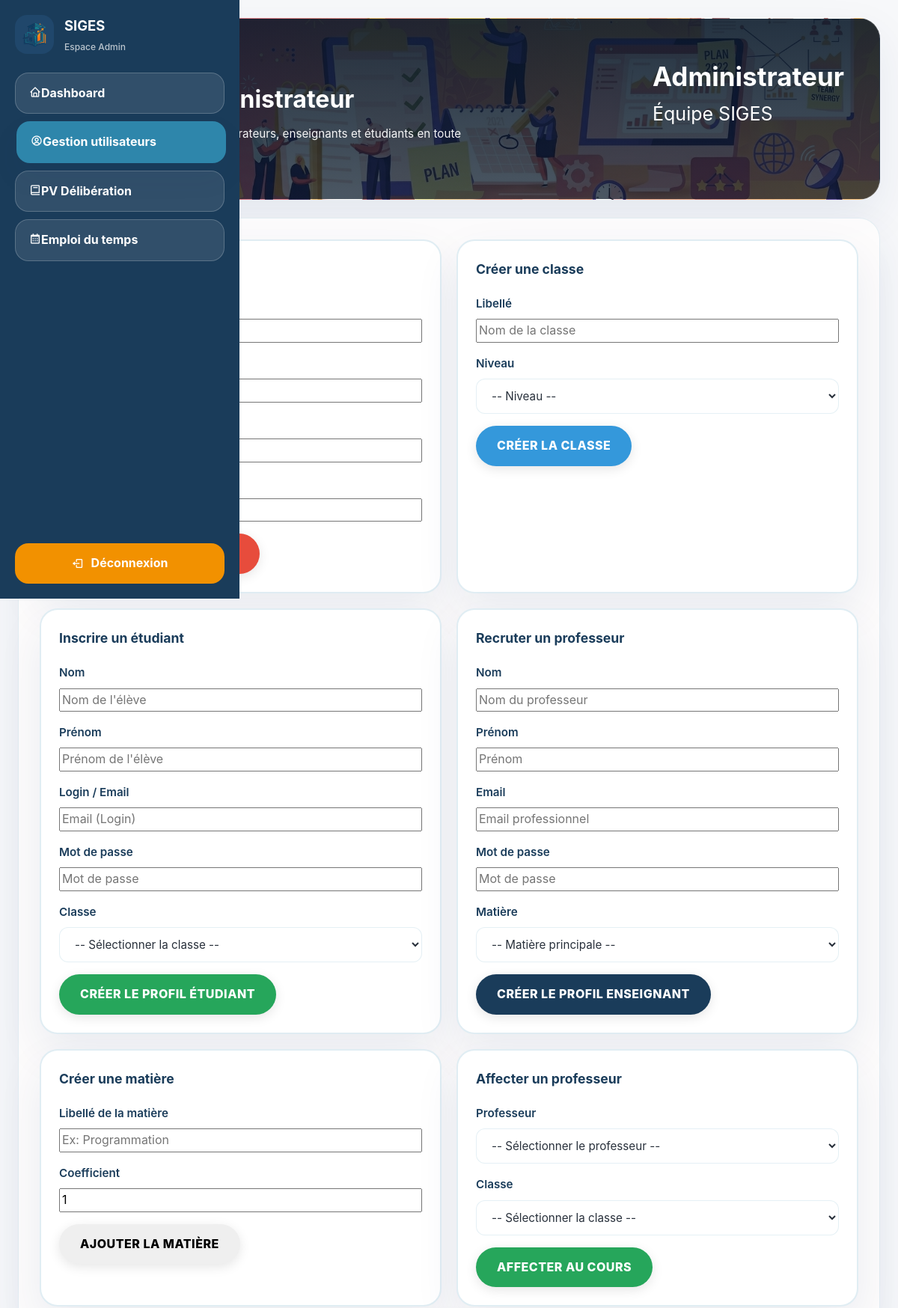
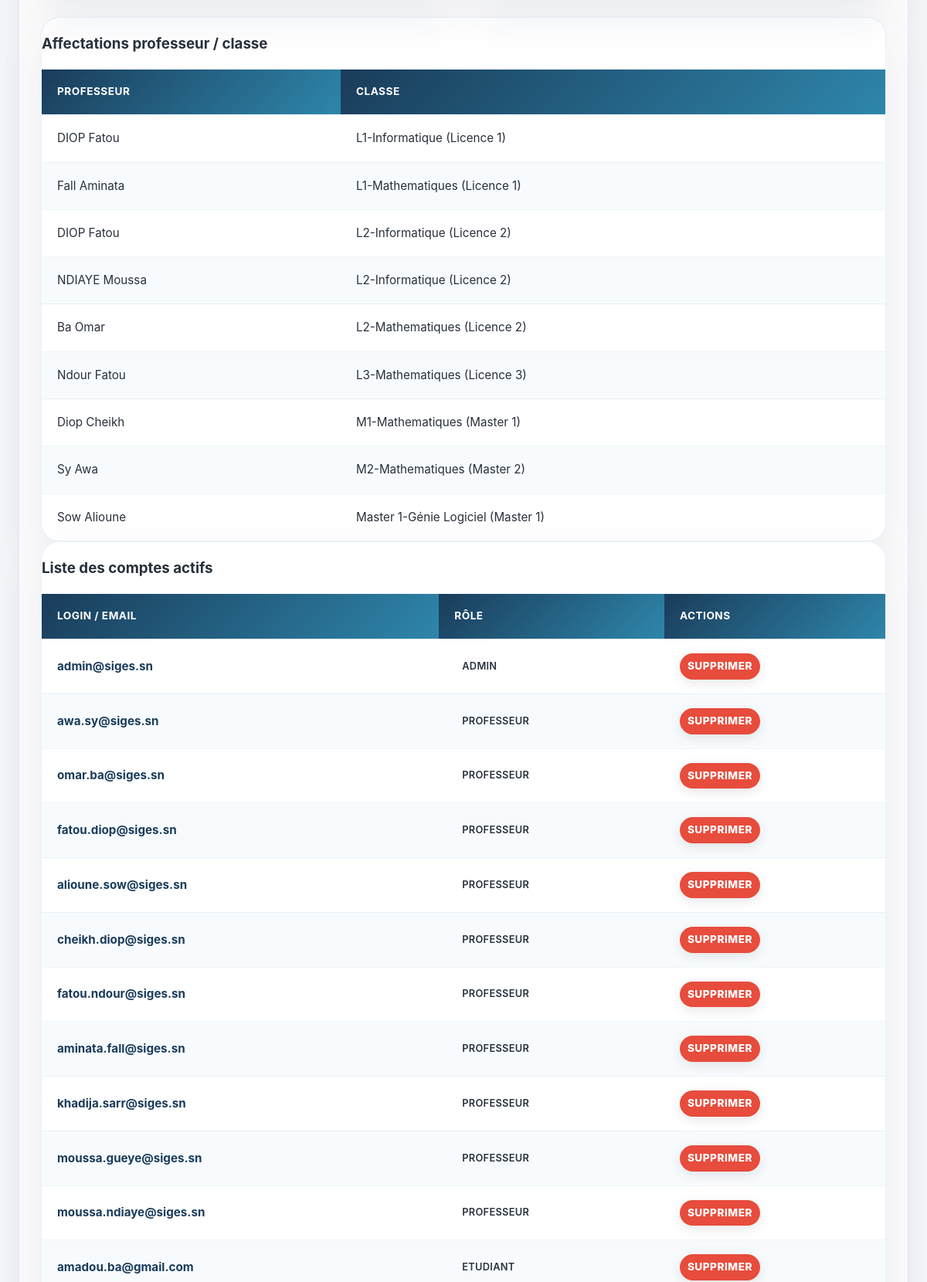
Page /views/admin/users.php (signed in, upper part) on the committed database (2 pictures, top to bottom).
### tables this page shows
CREATE TABLE `professeur` (
  `Id_Professeur` int(11) NOT NULL,
  `nom` varchar(100) NOT NULL,
  `prenom` varchar(100) NOT NULL,
  `Id_Matiere` int(11) DEFAULT NULL,
  `login` varchar(50) DEFAULT NULL
);

CREATE TABLE `classe` (
  `Id_Classe` int(11) NOT NULL,
  `libelle` varchar(50) NOT NULL,
  `niveau` varchar(50) NOT NULL
);

CREATE TABLE `utilisateur` (
  `login` varchar(50) NOT NULL,
  `password` varchar(255) NOT NULL,
  `role` enum('Admin','Professeur','Etudiant') NOT NULL
);

### models/User.php (called while the page is built, shortened)
<?php
class User
{
    private $conn;
    public function __construct($db)
    {
        $this->conn = $db;
    }
    public function readAll()
    {
        $query = "SELECT * FROM utilisateur ORDER BY role";
        return $this->conn->query($query);
    }
}

### views/admin/users.php (the view, shortened to what this page needs)
<?php
require_once '../../models/User.php';
$database = new Database();
$db = $database->getConnection();
$assignments = $db->query("SELECT p.nom as prof_nom, p.prenom as prof_prenom, c.libelle as classe_nom, c.niveau as classe_niveau
                          FROM affecter a
                          JOIN professeur p ON a.Id_Professeur = p.Id_Professeur
                          JOIN classe c ON a.Id_Classe = c.Id_Classe
                          ORDER BY c.libelle, p.nom")->fetchAll(PDO::FETCH_ASSOC);
$userModel = new User($db);
$users = $userModel->readAll();
?>
<!DOCTYPE html>
<html lang="fr">
<head>
    <link rel="stylesheet" href="../../assets/css/style.css">
    <link rel="stylesheet" href="https://cdn.jsdelivr.net/npm/boxicons@2.1.4/css/boxicons.min.css">
</head>
<body>
    <div class="student-shell">
        <aside class="student-sidebar">
            <div class="sidebar-brand">
                <img src="../../assets/img/logo_simple-SAP.png" alt="SIGES logo">
                <div class="brand-title">
                    <strong>SIGES</strong>
                    <span>Espace Admin</span>
                </div>
            </div>
            <nav class="sidebar-nav">
                <a href="dashboard.php"><i class='bx bx-home'></i>Dashboard</a>
                <a href="users.php" class="active"><i class='bx bx-user-circle'></i>Gestion utilisateurs</a>
                <a href="grades_view.php"><i class='bx bx-book'></i>PV Délibération</a>
                <a href="schedule.php"><i class='bx bx-calendar'></i>Emploi du temps</a>
            </nav>
            <a href="../../controllers/Logout.php" class="logout-btn"><i class='bx bx-log-out'></i>Déconnexion</a>
        </aside>
        <main class="student-main">
            <section class="page-header page-header-dashboard">
                <div>
                    <p class="eyebrow">Gestion des utilisateurs</p>
                    <h1>Paramètres administrateur</h1>
                    <p>Créez et gérez les comptes administrateurs, enseignants et étudiants en toute simplicité.</p>
                </div>
                <div class="header-user-card">
                    <strong>Administrateur</strong>
                    <span>Équipe SIGES</span>
                </div>
            </section>
            <section class="section-block">
                <div class="form-grid" style="margin-bottom: 24px;">
                    <div class="form-box">
                        <h3>Ajouter un administrateur</h3>
                        <form action="../../controllers/AdminController.php" method="POST">
                            <div class="form-group">
                                <label>Nom</label>
                                <input type="text" name="nom" placeholder="Nom" required>
                            </div>
                            <div class="form-group">
                                <label>Prénom</label>
                                <input type="text" name="prenom" placeholder="Prénom" required>
                            </div>
                            <div class="form-group">
                                <label>Adresse email</label>
                                <input type="email" name="login" placeholder="Email" required>
                            </div>
                            <div class="form-group">
                                <label>Mot de passe</label>
                                <input type="password" name="password" placeholder="Mot de passe" required>
                            </div>
                            <button type="submit" class="button-danger">Créer administrateur</button>
                        </form>
                    </div>
                    <div class="form-box">
                        <h3>Créer une classe</h3>
                        <form action="../../controllers/AdminController.php" method="POST">
                            <div class="form-group">
                                <label>Libellé</label>
                                <input type="text" name="libelle" placeholder="Nom de la classe" required>
                            </div>
                            <div class="form-group">
                                <label>Niveau</label>
                                <select name="niveau" required>
                                    <option value="">-- Niveau --</option>
                                </select>
                            </div>
                            <button type="submit" class="button-warning">Créer la classe</button>
                        </form>
                    </div>
                    <div class="form-box">
                        <h3>Inscrire un étudiant</h3>
                        <form action="../../controllers/AdminController.php" method="POST">
                            <div class="form-group">
                                <label>Nom</label>
                                <input type="text" name="nom" placeholder="Nom de l'élève" required>
                            </div>
                            <div class="form-group">
                                <label>Prénom</label>
                                <input type="text" name="prenom" placeholder="Prénom de l'élève" required>
                            </div>
                            <div class="form-group">
                                <label>Login / Email</label>
                                <input type="email" name="login" placeholder="Email (Login)" required>
                            </div>
                            <div class="form-group">
                                <label>Mot de passe</label>
                                <input type="password" name="password" placeholder="Mot de passe" required>
                            </div>
                            <div class="form-group">
                                <label>Classe</label>
                                <select name="id_classe" required>
                                    <option value="">-- Sélectionner la classe --</option>
                                </select>
                            </div>
                            <button type="submit" class="button-success">Créer le profil étudiant</button>
                        </form>
                    </div>
                    <div class="form-box">
                        <h3>Recruter un professeur</h3>
                        <form action="../../controllers/AdminController.php" method="POST">
                            <div class="form-group">
                                <label>Nom</label>
                                <input type="text" name="nom" placeholder="Nom du professeur" required>
                            </div>
                            <div class="form-group">
                                <label>Prénom</label>
                                <input type="text" name="prenom" placeholder="Prénom" required>
                            </div>
                            <div class="form-group">
                                <label>Email</label>
                                <input type="email" name="login" placeholder="Email professionnel" required>
                            </div>
                            <div class="form-group">
                                <label>Mot de passe</label>
                                <input type="password" name="password" placeholder="Mot de passe" required>
                            </div>
                            <div class="form-group">
                                <label>Matière</label>
                                <select name="id_matiere" required>
                                    <option value="">-- Matière principale --</option>
                                </select>
                            </div>
                            <button type="submit" class="button-primary">Créer le profil enseignant</button>
                        </form>
                    </div>
                    <div class="form-box">
                        <h3>Créer une matière</h3>
                        <form action="../../controllers/AdminController.php" method="POST">
                            <div class="form-group">
                                <label>Libellé de la matière</label>
                                <input type="text" name="libelle" placeholder="Ex: Programmation" required>
                            </div>
                            <div class="form-group">
                                <label>Coefficient</label>
                                <input type="number" name="coefficient" min="1" max="10" value="1" required>
                            </div>
                            <button type="submit" class="button-secondary">Ajouter la matière</button>
                        </form>
                    </div>
                    <div class="form-box">
                        <h3>Affecter un professeur</h3>
                        <form action="../../controllers/AdminController.php" method="POST">
                            <div class="form-group">
                                <label>Professeur</label>
                                <select name="id_professeur" required>
                                    <option value="">-- Sélectionner le professeur --</option>
                                </select>
                            </div>
                            <div class="form-group">
                                <label>Classe</label>
                                <select name="id_classe" required>
                                    <option value="">-- Sélectionner la classe --</option>
                                </select>
                            </div>
                            <button type="submit" class="button-success">Affecter au cours</button>
                        </form>
                    </div>
                </div>
                <div class="table-card">
                    <h3>Affectations professeur / classe</h3>
                    <table>
                        <thead>
                            <tr>
                                <th>Professeur</th>
                                <th>Classe</th>
                            </tr>
                        </thead>
                        <tbody>
                            <?php if (count($assignments) > 0): ?>
                                <?php foreach ($assignments as $assign): ?>
                                    <tr>
                                        <td><?= htmlspecialchars($assign['prof_nom'] . ' ' . $assign['prof_prenom']) ?></td>
                                        <td><?= htmlspecialchars($assign['classe_nom']) ?> (<?= htmlspecialchars($assign['classe_niveau']) ?>)</td>
                                    </tr>
                                <?php endforeach; ?>
                            <?php else: ?>
                                <tr>
                                    <td colspan="2" style="text-align:center; padding: 24px;">Aucune affectation enregistrée.</td>
                                </tr>
                            <?php endif; ?>
                        </tbody>
                    </table>
                </div>
                <div class="table-card">
                    <h3>Liste des comptes actifs</h3>
                    <table>
                        <thead>
                            <tr>
                                <th>Login / Email</th>
                                <th>Rôle</th>
                                <th>Actions</th>
                            </tr>
                        </thead>
                        <tbody>
                            <?php while ($row = $users->fetch(PDO::FETCH_ASSOC)): ?>
                                <tr>
                                    <td><strong><?= htmlspecialchars($row['login']) ?></strong></td>
                                    <td>
                                        <span class="badge <?= $row['role'] == 'Admin' ? 'badge-admin' : ($row['role'] == 'Professeur' ? 'badge-prof' : 'badge-etu') ?>">
                                            <?= htmlspecialchars($row['role']) ?>
                                        </span>
                                    </td>
                                    <td>
                                        <form action="../../controllers/AdminController.php" method="POST" style="display:inline;">
                                            <button type="submit" class="button-danger" style="font-size:0.85rem; padding: 6px 10px;">Supprimer</button>
                                        </form>
                                    </td>
                                </tr>
                            <?php endwhile; ?>
                        </tbody>
                    </table>
                </div>
            </section>
        </main>
    </div>
</body>
</html>

### rows in the picture
professeur: nom+prenom "DIOP Fatou", classe.libelle "L1-Informatique", classe.niveau "Licence 1", classe.libelle "L2-Informatique", classe.niveau "Licence 2"
professeur: nom+prenom "Fall Aminata", classe.libelle "L1-Mathematiques", classe.niveau "Licence 1"
professeur: nom+prenom "NDIAYE Moussa", classe.libelle "L2-Informatique", classe.niveau "Licence 2"
professeur: nom+prenom "Ba Omar", classe.libelle "L2-Mathematiques", classe.niveau "Licence 2"
professeur: nom+prenom "Ndour Fatou", classe.libelle "L3-Mathematiques", classe.niveau "Licence 3"
professeur: nom+prenom "Diop Cheikh", classe.libelle "M1-Mathematiques", classe.niveau "Master 1"
professeur: nom+prenom "Sy Awa", classe.libelle "M2-Mathematiques", classe.niveau "Master 2"
professeur: nom+prenom "Sow Alioune", classe.libelle "Master 1-Génie Logiciel", classe.niveau "Master 1"
utilisateur: login "admin@siges.sn", role "ADMIN"
utilisateur: login "awa.sy@siges.sn", role "PROFESSEUR"
utilisateur: login "omar.ba@siges.sn", role "PROFESSEUR"
utilisateur: login "fatou.diop@siges.sn", role "PROFESSEUR"
utilisateur: login "alioune.sow@siges.sn", role "PROFESSEUR"
utilisateur: login "cheikh.diop@siges.sn", role "PROFESSEUR"
utilisateur: login "fatou.ndour@siges.sn", role "PROFESSEUR"
utilisateur: login "aminata.fall@siges.sn", role "PROFESSEUR"
utilisateur: login "khadija.sarr@siges.sn", role "PROFESSEUR"
utilisateur: login "moussa.gueye@siges.sn", role "PROFESSEUR"
utilisateur: login "moussa.ndiaye@siges.sn", role "PROFESSEUR"
utilisateur: login "amadou.ba@gmail.com", role "ETUDIANT"
